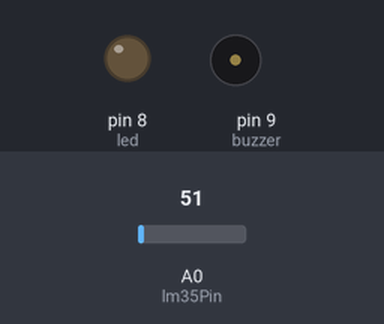
The sketch below on a simulated Arduino Uno, built with avr-gcc and run on an emulated ATmega328P. Parts: output pins drawn as LEDs (lit = HIGH), buzzer (waves = sounding, pin HIGH). Dashed ring = blinking. The inputs (shaded band) are chosen by the test bench; at power-on: A0 (lm35Pin) = 51.

Above: at 1.2 s.
1.3 s: A0 (lm35Pin) set to 61
2.8 s: A0 (lm35Pin) set to 69
At 3.05 s:
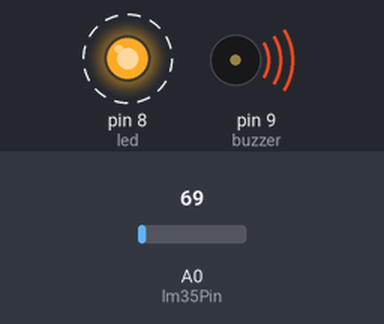
5.8 s: A0 (lm35Pin) set to 30
At 5.8 s:
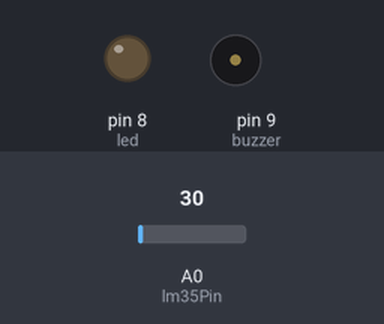
7.3 s: A0 (lm35Pin) set to 71
At 7.55 s:
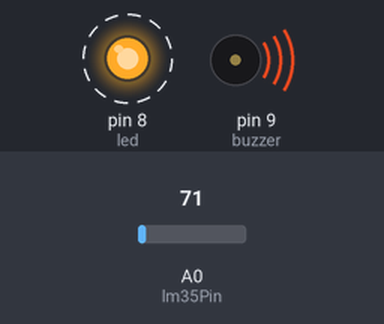
Timing chart, 0 to 11.3 s (numbered marks = the images above; inputs shaded):
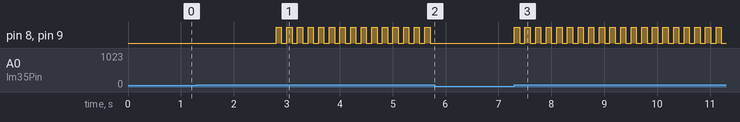

Measured:
- the behaviour switches between 65 and 66 on A0 (lm35Pin) (found by bisection; images 0 and 1)
- after the input at 1.3 s, every drawn part: stays the same
- after the input at 2.8 s, pin 8 (led), pin 9 (buzzer): alternates HIGH for 0.10 s and LOW for 0.10 s, starting at once
- after the input at 5.8 s, pin 8 (led), pin 9 (buzzer): stops changing and stays LOW
- after the input at 7.3 s, pin 8 (led), pin 9 (buzzer): alternates HIGH for 0.10 s and LOW for 0.10 s, starting at once

The sketch:

LM35_ile_sicaklik_olcumu.ino
```cpp
int lm35Pin = A0; // sıcaklık sensörü ve led lamba tanımlaması yapıldı.
int led = 8;
#define buzzer 9

int zaman = 100; // değişken tanımlamaları. sıcaklık kontrolü içi istenilen süre
int okunan_deger=0;
float sicaklik_gerilim = 0;
float sicaklik = 0;
void setup() {
  pinMode(led,OUTPUT); // led ve buzzer için çıkış pinleri veriliyor.
  pinMode(buzzer,OUTPUT);
}

void loop() {
  okunan_deger=analogRead(lm35Pin); // sensörden veri okuma
  sicaklik_gerilim=(5000.0 / 1023.0) * okunan_deger; // sensörden gelen vseriyi sıcaklık gerilimine eşitliyoruz.
  sicaklik=sicaklik_gerilim/10.0;
  Serial.println(sicaklik);
  if(sicaklik >= 32){ // gelen sıcaklık değeri 32 ve üzerine ise buzzer ve led lamba çalışır.
    digitalWrite(led,HIGH);
    digitalWrite(buzzer,HIGH);
    delay(zaman); // led lamba ve buzzer çalışma süresi
    digitalWrite(led,LOW);
    digitalWrite(buzzer,LOW);
    delay(zaman);
  }
    else{
      digitalWrite(led,LOW);
      digitalWrite(buzzer,LOW);
      }


}
```
